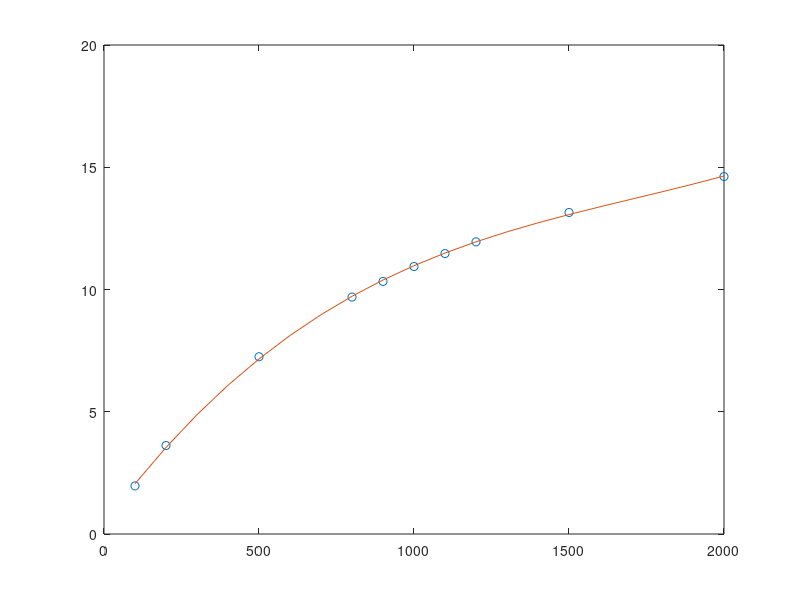

MATLAB code to generate this figure:
Rsl = [100 200 500 800 900 1000 1100 1200 1500 2000];
Usl = [1.968 3.619 7.25 9.69 10.33 10.94 11.47 11.95 13.15 14.62];
C = polyfit(Rsl,Usl,3);
R = min(Rsl):100:max(Rsl);
I = polyval(C,R);
plot(Rsl,Usl,'o',R,I);